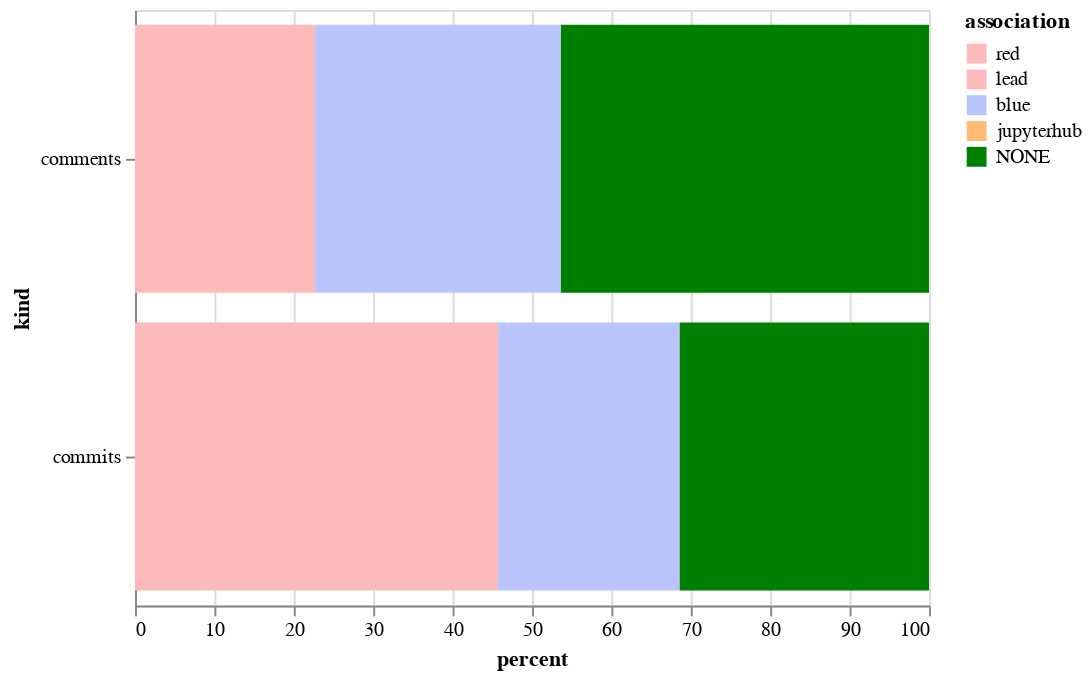

Write notebook code for a chart like this one.
### Code cell
alt.Chart(sum_both).mark_bar().encode(
    x='percent',
    y='kind',
    color=alt.Color('association', sort=["CONTRIBUTOR", "MEMBER", "NONE"], scale=color_scale)
)

### Figure 1 — Vega-Lite specification as saved in the notebook (floating-point values rounded to 4 significant figures)
{"$schema": "https://vega.github.io/schema/vega-lite/v2.6.0.json", "config": {"view": {"height": 300, "width": 400}}, "data": {"name": "data-ddafc2fcf764fb25c468b883f1ef1e93"}, "datasets": {"data-ddafc2fcf764fb25c468b883f1ef1e93": [{"association": "NONE", "kind": "comments", "percent": 46.39}, {"association": "blue", "kind": "comments", "percent": 30.93}, {"association": "lead", "kind": "comments", "percent": 5.67}, {"association": "red", "kind": "comments", "percent": 17.01}, {"association": "NONE", "kind": "commits", "percent": 31.43}, {"association": "blue", "kind": "commits", "percent": 22.86}, {"association": "lead", "kind": "commits", "percent": 37.14}, {"association": "red", "kind": "commits", "percent": 8.571}]}, "encoding": {"color": {"field": "association", "scale": {"domain": ["red", "lead", "blue", "jupyterhub", "NONE"], "range": ["#fdbaba", "#fdbaba", "#bac5fd", "#ffbb74", "green"]}, "sort": ["CONTRIBUTOR", "MEMBER", "NONE"], "type": "nominal"}, "x": {"field": "percent", "type": "quantitative"}, "y": {"field": "kind", "type": "nominal"}}, "mark": "bar"}
